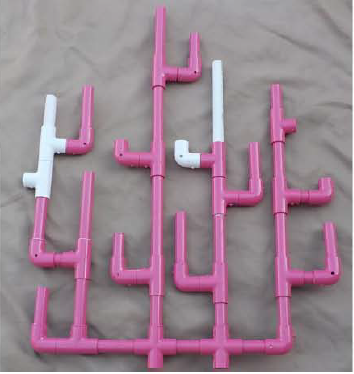
#> input picture after.PNG, 354 x 374 px, found by its file name
$ python code_part_3.py   (older library calls are emulated)
#> lines starting #> are read from the running program, lines starting #| are printed output that depends on the picture
########### code part 3 #############
########### drawing contours and defining diff changes ########


from skimage.measure import compare_ssim
import cv2
import numpy as np

# [12 lines of commented-out code are left out]
original_b=cv2.imread('after.png')
#> original_b is the input picture: shape (374, 354, 3); mean B, G, R 144.6, 131.8, 153.8
original_a=cv2.imread('after2.png')
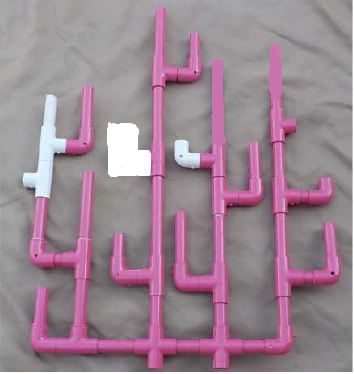
#> input picture after2.png, 354 x 374 px
#> original_a is the input picture: shape (374, 354, 3); mean B, G, R 146, 132.9, 155.4

#read images to compare after filteration
##pink image as main source
before = cv2.imread('pink_b.png')
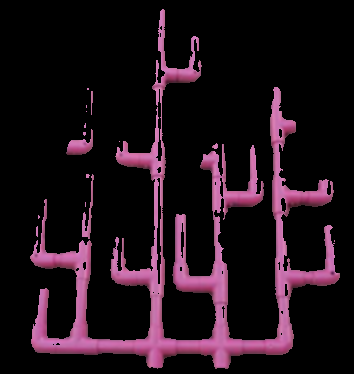
#> input picture pink_b.png, 354 x 374 px
#> before is the input picture: shape (374, 354, 3); mean B, G, R 24.4, 16.1, 30.1
after=cv2.imread('pink_a.png')

##white image as sec sourse
white_b=cv2.imread('white_b.png')
white_a=cv2.imread('white_a.png')
##resize
before = cv2.resize(before,(500, 500))
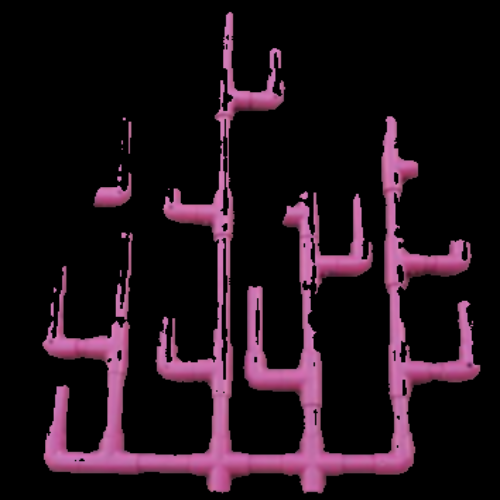
#> before: shape (500, 500, 3); mean B, G, R 24.4, 16.1, 30.1
#> (the run stopped early here; a loop or call above may not have finished)
